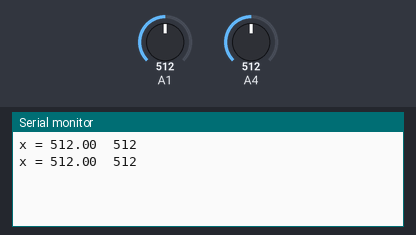
This sketch was run on a simulated Arduino Uno, built with avr-gcc and run on an emulated ATmega328P. Shown: the last lines printed to the serial monitor. The inputs (shaded band) are chosen by the test bench; at power-on: A4 = 512, A1 = 512.

Above: at 6.3 s.
6.4 s: A4 set to 716
At 7.7 s:
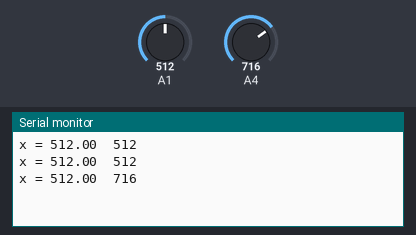
7.9 s: A4 set to 900
At 8.9 s:
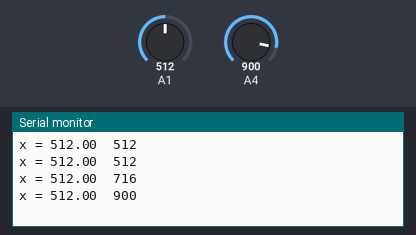
Timing chart, 0 to 10.9 s (numbered marks = the images above; inputs shaded):
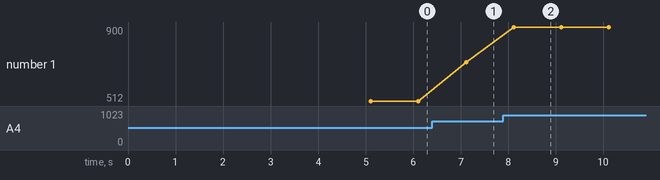

The sketch:

Read_Raw_Gyroscope.ino
```cpp
struct Gyroscope
{
  long x, y, z;
  int offset_x, offset_y, offset_z;
  float angRate_x, angRate_y, angRate_z;
  float angle_x, angle_y, angle_z;
};

struct Gyroscope gyro;

void setup()
{
  analogReference(EXTERNAL);
  Serial.begin(9600);
  delay(100);
  gyro = readGyroscope(gyro);
}

void loop()
{
  Serial.print("x = "); Serial.print(gyro.angRate_x); Serial.print("\t"); Serial.print(analogRead(A4)); Serial.print("\n");
//  Serial.print("z = "); Serial.print(gyro.angRate_z); Serial.print("\t"); Serial.print(analogRead(A3)); Serial.print("\n");

  Serial.print("\n");
  delay(1000);
}

struct Gyroscope readGyroscope(struct Gyroscope gyro)
{
  int i=0;
  gyro.x = 0; gyro.z = 0;
  for (i=0; i<100; i++)
  {
    gyro.x += analogRead(A1);
//    gyro.z += analogRead(A3);

    delay(50);
  }

  gyro.angRate_x = gyro.x / 100;
//  gyro.angRate_z = gyro.z / 100;

  return gyro;
}
```

Measured:
- after the input at 6.4 s, the serial monitor: prints a new line after 0.71 s (image 1)
- after the input at 7.9 s, the serial monitor: prints a new line after 0.21 s (image 2)
- plotted number 1: 512 → 716 after the input at 6.4 s, 716 → 900 after the input at 7.9 s
